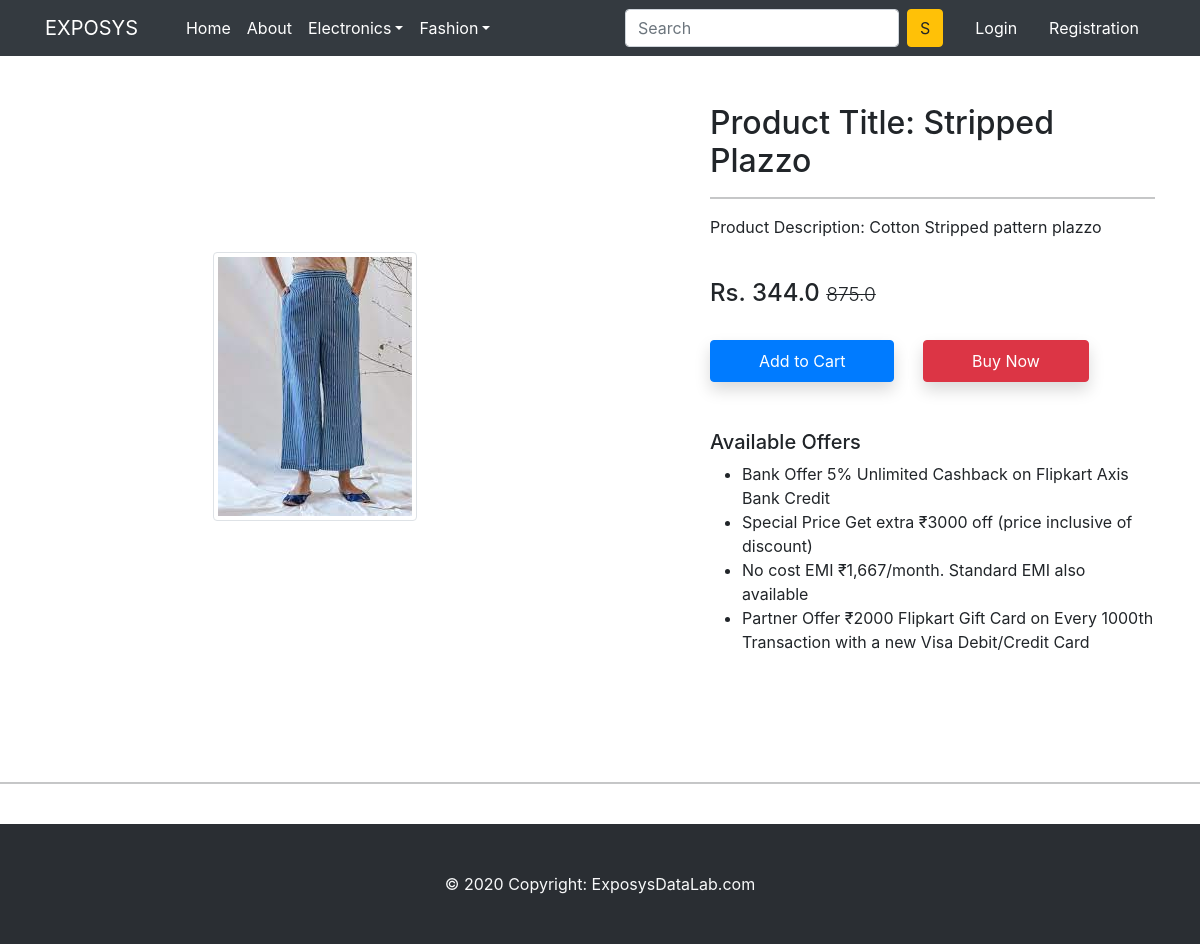
/product-detail/6, run on the app's committed database.
### store/models.py (models this page shows, shortened)
class Product(models.Model):
    title = models.CharField(max_length=200)
    selling_price = models.FloatField()
    discounted_price = models.FloatField()
    description = models.TextField()
    brand = models.CharField(max_length=200)
    category = models.CharField(choices=CATEGORY_CHOICES,max_length=2)
    product_image = models.ImageField(upload_to = 'productimg')

### store/views.py (the view)
# urls.py: path('product-detail/<int:pk>', views.ProductDetailView.as_view(), name='product-detail'),
class ProductDetailView(View):
    def get(self,request,pk):
        item = Product.objects.get(pk =pk)
        cart_quantity = [p.quantity for p in Cart.objects.all() if p.user == request.user]
        total_cart_quantity = sum(cart_quantity)
        context = {'item' : item ,'total_cart_quantity':total_cart_quantity}
        return render(request, 'store/productdetail.html',context)

### store/templates/store/productdetail.html (shortened to what this page needs)
{% extends 'store/base.html' %}
{% load static %}
{% block main-content %}
<div class="container my-5">
 <div class="row">
  <div class="col-sm-6 text-center align-self-center">
   <img src="{{ item.product_image.url}}" alt="" class="img-fluid img-thumbnail">
  </div>
  <div class="col-sm-5 offset-sm-1">
   <h2>Product Title: {{item.title}}</h2>
   <hr>
   <p>Product Description: {{item.description}}</p> <br>
   <h4>Rs. {{item.discounted_price}} <small class="fw-light text-decoration-line-through">{{item.selling_price}}</small></h4> <br>
    <form action="/add-to-cart/" class="d-inline">
        <button type="submit"class="btn btn-primary shadow px-5 py-2">Add to Cart</button>
    </form>
   <a href="{% url 'buy-now' %}" class="btn btn-danger shadow px-5 py-2 ms-4">Buy Now</a>
   <h5 class="mt-5">Available Offers</h5>
   <ul>
    <li>Bank Offer 5% Unlimited Cashback on Flipkart Axis Bank Credit</li>
    <li>Special Price Get extra ₹3000 off (price inclusive of discount)</li>
    <li>No cost EMI ₹1,667/month. Standard EMI also available</li>
    <li>Partner Offer ₹2000 Flipkart Gift Card on Every 1000th Transaction with a new Visa Debit/Credit Card</li>
   </ul>
  </div>
 </div>
</div>
{% endblock main-content %}

### data on the page
Product: product_image (picture), title "Stripped Plazzo", description "Cotton Stripped pattern plazzo", discounted_price "344.0", selling_price "875.0"
